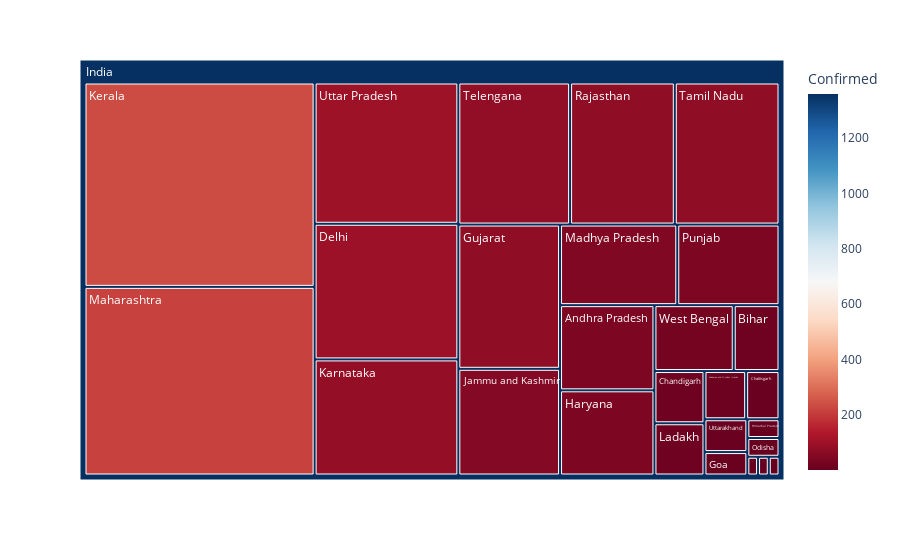

Notebook code cell kept with this figure:
### Markdown cell above
# Treemap View...

### Code cell
statewise_cases = pd.DataFrame(covid_India_cases.groupby(['State'])['Confirmed', 'Deaths', 'Recovered'].max().reset_index())
statewise_cases["Country"] = "India" # in order to have a single root node
fig = px.treemap(statewise_cases, path=['Country','State'], values='Confirmed',
                  color='Confirmed', hover_data=['State'],
                  color_continuous_scale='RdBu')
fig.show()

### Figure 1 — Plotly figure (JSON) as saved in the notebook; plotly's stock layout.template omitted (floating-point values rounded to 4 significant figures)
{"data": [{"branchvalues": "total", "customdata": [["Andaman and Nicobar Islands", 10], ["Andhra Pradesh", 40], ["Bihar", 15], ["Chandigarh", 13], ["Chattisgarh", 8], ["Delhi", 97], ["Goa", 5], ["Gujarat", 73], ["Haryana", 40], ["Himachal Pradesh", 3], ["Jammu and Kashmir", 54], ["Karnataka", 83], ["Kerala", 234], ["Ladakh", 13], ["Madhya Pradesh", 47], ["Maharashtra", 216], ["Manipur", 1], ["Mizoram", 1], ["Odisha", 3], ["Pondicherry", 1], ["Punjab", 41], ["Rajasthan", 74], ["Tamil Nadu", 74], ["Telengana", 79], ["Uttar Pradesh", 101], ["Uttarakhand", 7], ["West Bengal", 26], ["(?)", 1359]], "domain": {"x": [0, 1], "y": [0, 1]}, "hoverlabel": {"namelength": 0}, "hovertemplate": "State=%{customdata[0]}<br>Confirmed=%{color}<br>labels=%{label}<br>parent=%{parent}<br>id=%{id}", "ids": ["India/Andaman and Nicobar Islands", "India/Andhra Pradesh", "India/Bihar", "India/Chandigarh", "India/Chattisgarh", "India/Delhi", "India/Goa", "India/Gujarat", "India/Haryana", "India/Himachal Pradesh", "India/Jammu and Kashmir", "India/Karnataka", "India/Kerala", "India/Ladakh", "India/Madhya Pradesh", "India/Maharashtra", "India/Manipur", "India/Mizoram", "India/Odisha", "India/Pondicherry", "India/Punjab", "India/Rajasthan", "India/Tamil Nadu", "India/Telengana", "India/Uttar Pradesh", "India/Uttarakhand", "India/West Bengal", "India"], "labels": ["Andaman and Nicobar Islands", "Andhra Pradesh", "Bihar", "Chandigarh", "Chattisgarh", "Delhi", "Goa", "Gujarat", "Haryana", "Himachal Pradesh", "Jammu and Kashmir", "Karnataka", "Kerala", "Ladakh", "Madhya Pradesh", "Maharashtra", "Manipur", "Mizoram", "Odisha", "Pondicherry", "Punjab", "Rajasthan", "Tamil Nadu", "Telengana", "Uttar Pradesh", "Uttarakhand", "West Bengal", "India"], "marker": {"coloraxis": "coloraxis", "colors": [10, 40, 15, 13, 8, 97, 5, 73, 40, 3, 54, 83, 234, 13, 47, 216, 1, 1, 3, 1, 41, 74, 74, 79, 101, 7, 26, 1359]}, "name": "", "parents": ["India", "India", "India", "India", "India", "India", "India", "India", "India", "India", "India", "India", "India", "India", "India", "India", "India", "India", "India", "India", "India", "India", "India", "India", "India", "India", "India", ""], "type": "treemap", "values": [10, 40, 15, 13, 8, 97, 5, 73, 40, 3, 54, 83, 234, 13, 47, 216, 1, 1, 3, 1, 41, 74, 74, 79, 101, 7, 26, 1359]}], "layout": {"coloraxis": {"colorbar": {"title": {"text": "Confirmed"}}, "colorscale": [[0, "rgb(103,0,31)"], [0.1, "rgb(178,24,43)"], [0.2, "rgb(214,96,77)"], [0.3, "rgb(244,165,130)"], [0.4, "rgb(253,219,199)"], [0.5, "rgb(247,247,247)"], [0.6, "rgb(209,229,240)"], [0.7, "rgb(146,197,222)"], [0.8, "rgb(67,147,195)"], [0.9, "rgb(33,102,172)"], [1, "rgb(5,48,97)"]]}, "legend": {"tracegroupgap": 0}, "margin": {"t": 60}}}
